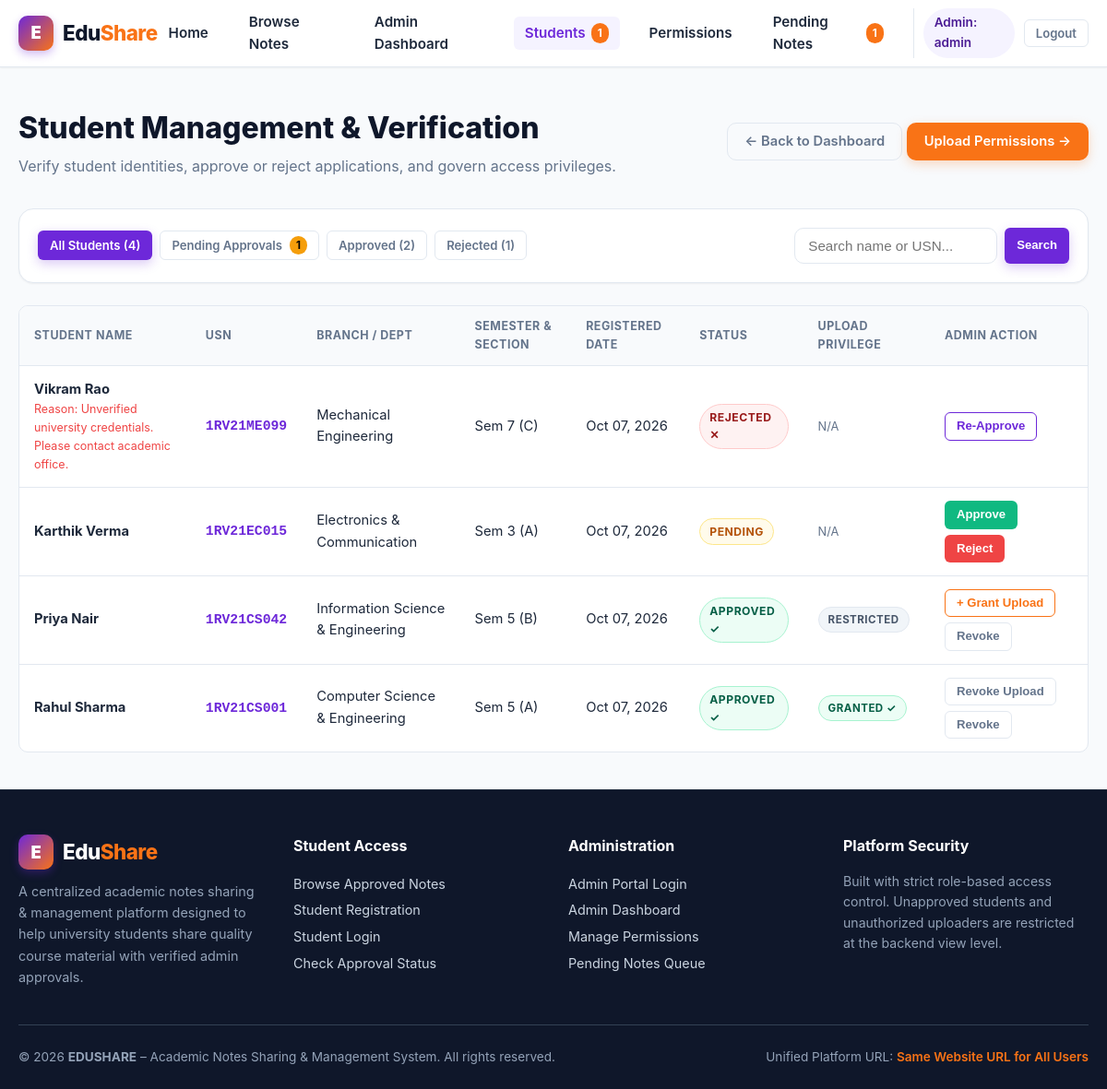
Page /admin-portal/students/ (signed in) on the committed database.
### core/models.py (models this page shows, shortened)
class Student(models.Model):
    APPROVAL_CHOICES = (
        ('PENDING', 'Pending'),
        ('APPROVED', 'Approved'),
        ('REJECTED', 'Rejected'),
    )
    user = models.OneToOneField(User, on_delete=models.CASCADE, related_name='student_profile')
    name = models.CharField(max_length=150, help_text="Full Name of the Student")
    usn = models.CharField(max_length=30, unique=True, db_index=True, help_text="University Seat Number")
    branch = models.CharField(max_length=100, help_text="Engineering/Academic Branch")
    semester = models.IntegerField(help_text="Current Semester (e.g. 1-8)")
    section = models.CharField(max_length=10, help_text="Section (e.g. A, B, C)")
    approval_status = models.CharField(max_length=20, choices=APPROVAL_CHOICES, default='PENDING', db_index=True)
    upload_permission = models.BooleanField(default=False, help_text="Explicit admin permission to upload notes")
    rejection_reason = models.TextField(blank=True, null=True, help_text="Reason if student registration was rejected")
    created_at = models.DateTimeField(auto_now_add=True)
    updated_at = models.DateTimeField(auto_now=True)
    class Meta:
        ordering = ['-created_at']
        verbose_name = 'Student'
        verbose_name_plural = 'Students'

### core/views.py (the view)
# urls.py: path('admin-portal/students/', views.admin_manage_students, name='admin_manage_students'),
@admin_required
def admin_manage_students(request):
    status_filter = request.GET.get('status', 'all').upper()
    search = request.GET.get('q', '').strip()
    students_qs = Student.objects.all().order_by('-created_at')
    if status_filter in ['PENDING', 'APPROVED', 'REJECTED']:
        students_qs = students_qs.filter(approval_status=status_filter)
    if search:
        students_qs = students_qs.filter(
            Q(name__icontains=search) |
            Q(usn__icontains=search) |
            Q(branch__icontains=search)
        )
    context = {
        'students': students_qs,
        'status_filter': status_filter,
        'search': search,
        'total_count': students_qs.count(),
        'pending_count': Student.objects.filter(approval_status='PENDING').count(),
        'approved_count': Student.objects.filter(approval_status='APPROVED').count(),
        'rejected_count': Student.objects.filter(approval_status='REJECTED').count(),
    }
    return render(request, 'core/admin_manage_students.html', context)

### core/context_processors.py (called while the page is built, shortened)
def edushare_context(request):
    context = {
        'current_student': None,
        'is_student': False,
        'is_admin': False,
        'pending_students_count': 0,
        'pending_notes_count': 0,
        'total_approved_notes_count': 0,
    }
    if request.user.is_authenticated:
        if request.user.is_staff or request.user.is_superuser:
            context['is_admin'] = True
            context['pending_students_count'] = Student.objects.filter(approval_status='PENDING').count()
            context['pending_notes_count'] = Note.objects.filter(status='PENDING').count()
    context['total_approved_notes_count'] = Note.objects.filter(status='APPROVED').count()
    return context

### templates/core/admin_manage_students.html (shortened to what this page needs)
{% extends 'base.html' %}
{% block content %}
<div class="container">
  <div style="display: flex; justify-content: space-between; align-items: center; margin-bottom: 2rem; flex-wrap: wrap; gap: 1rem;">
    <div>
      <h1 style="font-size: 2rem; font-weight: 800; color: var(--dark); margin-bottom: 0.25rem;">
        Student Management & Verification
      </h1>
      <p style="color: var(--text-muted); font-size: 1rem;">
        Verify student identities, approve or reject applications, and govern access privileges.
      </p>
    </div>
    <div>
      <a href="{% url 'admin_dashboard' %}" class="btn btn-outline-secondary">&larr; Back to Dashboard</a>
      <a href="{% url 'admin_upload_permissions' %}" class="btn btn-accent">Upload Permissions &rarr;</a>
    </div>
  </div>
  <div class="card" style="margin-bottom: 1.5rem; padding: 1.25rem;">
    <div style="display: flex; justify-content: space-between; align-items: center; flex-wrap: wrap; gap: 1rem;">
      <div style="display: flex; gap: 8px; flex-wrap: wrap;">
        <a href="{% url 'admin_manage_students' %}?status=all"
           class="btn btn-sm {% if status_filter == 'ALL' %}btn-primary{% else %}btn-outline-secondary{% endif %}">
          All Students ({{ total_count }})
        </a>
        <a href="{% url 'admin_manage_students' %}?status=pending"
           class="btn btn-sm {% if status_filter == 'PENDING' %}btn-primary{% else %}btn-outline-secondary{% endif %}">
          Pending Approvals
          {% if pending_count > 0 %}
            <span class="nav-badge" style="background: var(--warning); color: black;">{{ pending_count }}</span>
          {% endif %}
        </a>
        <a href="{% url 'admin_manage_students' %}?status=approved"
           class="btn btn-sm {% if status_filter == 'APPROVED' %}btn-primary{% else %}btn-outline-secondary{% endif %}">
          Approved ({{ approved_count }})
        </a>
        <a href="{% url 'admin_manage_students' %}?status=rejected"
           class="btn btn-sm {% if status_filter == 'REJECTED' %}btn-primary{% else %}btn-outline-secondary{% endif %}">
          Rejected ({{ rejected_count }})
        </a>
      </div>
      <form method="GET" action="{% url 'admin_manage_students' %}" style="display: flex; gap: 8px;">
        <input type="text" name="q" value="{{ search }}" class="form-control" placeholder="Search name or USN..." style="width: 220px;">
        <button type="submit" class="btn btn-sm btn-primary">Search</button>
      </form>
    </div>
  </div>
  {% if students %}
    <div class="table-responsive">
      <table class="table">
        <thead>
          <tr>
            <th>Student Name</th>
            <th>USN</th>
            <th>Branch / Dept</th>
            <th>Semester & Section</th>
            <th>Registered Date</th>
            <th>Status</th>
            <th>Upload Privilege</th>
            <th>Admin Action</th>
          </tr>
        </thead>
        <tbody>
          {% for student in students %}
            <tr>
              <td>
                <strong>{{ student.name }}</strong>
                {% if student.rejection_reason %}
                  <div style="font-size: 0.78rem; color: var(--danger);">
                    Reason: {{ student.rejection_reason }}
                  </div>
                {% endif %}
              </td>
              <td><code style="font-weight: 700; color: var(--primary);">{{ student.usn }}</code></td>
              <td>{{ student.branch }}</td>
              <td>Sem {{ student.semester }} ({{ student.section }})</td>
              <td>{{ student.created_at|date:"M d, Y" }}</td>
              <td>
                {% if student.approval_status == 'PENDING' %}
                  <span class="badge badge-pending">PENDING</span>
                {% elif student.approval_status == 'APPROVED' %}
                  <span class="badge badge-approved">APPROVED ✓</span>
                {% elif student.approval_status == 'REJECTED' %}
                  <span class="badge badge-rejected">REJECTED ✕</span>
                {% endif %}
              </td>
              <td>
                {% if student.approval_status == 'APPROVED' %}
                  {% if student.upload_permission %}
                    <span class="badge badge-approved" style="font-size: 0.72rem;">Granted ✓</span>
                  {% else %}
                    <span class="badge badge-gray" style="font-size: 0.72rem;">Restricted</span>
                  {% endif %}
                {% else %}
                  <span style="color: var(--text-muted); font-size: 0.8rem;">N/A</span>
                {% endif %}
              </td>
              <td>
                <div style="display: flex; gap: 6px; flex-wrap: wrap;">
                  {% if student.approval_status == 'PENDING' %}
                    <form method="POST" action="{% url 'admin_student_action' student.id 'approve' %}">
                      <button type="submit" class="btn btn-sm btn-success">Approve</button>
                    </form>
                    <button type="button" class="btn btn-sm btn-danger"
                            onclick="openRejectModal('{% url 'admin_student_action' student.id 'reject' %}', '{{ student.name }} ({{ student.usn }})', 'Student')">
                      Reject
                    </button>
                  {% elif student.approval_status == 'APPROVED' %}
                    {% if student.upload_permission %}
                      <form method="POST" action="{% url 'admin_student_action' student.id 'revoke_upload' %}">
                        <button type="submit" class="btn btn-sm btn-outline-secondary" title="Remove Upload Permission">
                          Revoke Upload
                        </button>
                      </form>
                    {% else %}
                      <form method="POST" action="{% url 'admin_student_action' student.id 'grant_upload' %}">
                        <button type="submit" class="btn btn-sm btn-outline-accent" title="Grant Upload Permission">
                          + Grant Upload
                        </button>
                      </form>
                    {% endif %}
                    <button type="button" class="btn btn-sm btn-outline-secondary"
                            onclick="openRejectModal('{% url 'admin_student_action' student.id 'reject' %}', '{{ student.name }} ({{ student.usn }})', 'Student')">
                      Revoke
                    </button>
                  {% elif student.approval_status == 'REJECTED' %}
                    <form method="POST" action="{% url 'admin_student_action' student.id 'approve' %}">
                      <button type="submit" class="btn btn-sm btn-outline-primary">Re-Approve</button>
                    </form>
                  {% endif %}
                </div>
              </td>
            </tr>
          {% endfor %}
        </tbody>
      </table>
    </div>
  {% else %}
    <div class="card" style="text-align: center; padding: 3rem 1rem;">
      <h3 style="color: var(--dark); margin-bottom: 0.5rem;">No Students Found</h3>
      <p style="color: var(--text-muted);">No records matching the selected status or search filter.</p>
    </div>
  {% endif %}
</div>
{% endblock %}

### templates/base.html (shortened to what this page needs)
{% load static %}
<!DOCTYPE html>
<html lang="en">
<head>
  <link rel="stylesheet" href="{% static 'css/edushare.css' %}">
</head>
<body>
  <header class="navbar">
    <div class="container navbar-inner">
      <a href="{% url 'home' %}" class="brand">
        <div class="brand-icon">E</div>
        <div class="brand-text">Edu<span>Share</span></div>
      </a>
      <ul class="nav-links" id="navLinks">
        <li class="nav-item {% if request.resolver_match.url_name == 'home' %}active{% endif %}">
          <a href="{% url 'home' %}">Home</a>
        </li>
        <li class="nav-item {% if request.resolver_match.url_name == 'browse_notes' %}active{% endif %}">
          <a href="{% url 'browse_notes' %}">Browse Notes</a>
        </li>
        {% if is_admin %}
          <li class="nav-item {% if request.resolver_match.url_name == 'admin_dashboard' %}active{% endif %}">
            <a href="{% url 'admin_dashboard' %}">Admin Dashboard</a>
          </li>
          <li class="nav-item {% if request.resolver_match.url_name == 'admin_manage_students' %}active{% endif %}">
            <a href="{% url 'admin_manage_students' %}">
              Students
              {% if pending_students_count > 0 %}
                <span class="nav-badge">{{ pending_students_count }}</span>
              {% endif %}
            </a>
          </li>
          <li class="nav-item {% if request.resolver_match.url_name == 'admin_upload_permissions' %}active{% endif %}">
            <a href="{% url 'admin_upload_permissions' %}">Permissions</a>
          </li>
          <li class="nav-item {% if request.resolver_match.url_name == 'admin_pending_notes' %}active{% endif %}">
            <a href="{% url 'admin_pending_notes' %}">
              Pending Notes
              {% if pending_notes_count > 0 %}
                <span class="nav-badge">{{ pending_notes_count }}</span>
              {% endif %}
            </a>
          </li>
          <li class="nav-user">
            <span class="nav-user-tag">Admin: {{ request.user.username }}</span>
            <a href="{% url 'logout' %}" class="btn btn-sm btn-outline-secondary">Logout</a>
          </li>
        {% endif %}
      </ul>
    </div>
  </header>
  <main>
    {% block content %}{% endblock %}
  </main>
  <footer class="footer">
    <div class="container">
      <div style="display: grid; grid-template-columns: repeat(auto-fit, minmax(220px, 1fr)); gap: 2rem; margin-bottom: 2rem;">
        <div>
          <div class="brand" style="color: white; margin-bottom: 0.75rem;">
            <div class="brand-icon">E</div>
            <div>Edu<span style="color: var(--accent);">Share</span></div>
          </div>
          <p style="font-size: 0.9rem; line-height: 1.6;">
            A centralized academic notes sharing & management platform designed to help university students share quality course material with verified admin approvals.
          </p>
        </div>
        <div>
          <h4 style="color: white; font-size: 1rem; margin-bottom: 0.85rem;">Student Access</h4>
          <ul style="list-style: none; font-size: 0.9rem; line-height: 2;">
            <li><a href="{% url 'browse_notes' %}">Browse Approved Notes</a></li>
            <li><a href="{% url 'student_register' %}">Student Registration</a></li>
            <li><a href="{% url 'student_login' %}">Student Login</a></li>
            <li><a href="{% url 'waiting_approval' %}">Check Approval Status</a></li>
          </ul>
        </div>
        <div>
          <h4 style="color: white; font-size: 1rem; margin-bottom: 0.85rem;">Administration</h4>
          <ul style="list-style: none; font-size: 0.9rem; line-height: 2;">
            <li><a href="{% url 'admin_login' %}">Admin Portal Login</a></li>
            <li><a href="{% url 'admin_dashboard' %}">Admin Dashboard</a></li>
            <li><a href="{% url 'admin_upload_permissions' %}">Manage Permissions</a></li>
            <li><a href="{% url 'admin_pending_notes' %}">Pending Notes Queue</a></li>
          </ul>
        </div>
        <div>
          <h4 style="color: white; font-size: 1rem; margin-bottom: 0.85rem;">Platform Security</h4>
          <p style="font-size: 0.88rem; line-height: 1.6;">
            Built with strict role-based access control. Unapproved students and unauthorized uploaders are restricted at the backend view level.
          </p>
        </div>
      </div>
      <div class="footer-bottom">
        <div>
          &copy; 2026 <strong>EDUSHARE</strong> – Academic Notes Sharing & Management System. All rights reserved.
        </div>
        <div>
          Unified Platform URL: <span style="color: var(--accent); font-weight: 600;">Same Website URL for All Users</span>
        </div>
      </div>
    </div>
  </footer>
</body>
</html>

### rows in the picture
Student: name "Vikram Rao", rejection_reason "Unverified university credentials. Please contact academic office.", usn "1RV21ME099", branch "Mechanical Engineering", semester "7", section "C", created_at "Oct 07, 2026", approval_status "REJECTED ✕"
Student: name "Karthik Verma", usn "1RV21EC015", branch "Electronics & Communication", semester "3", section "A", created_at "Oct 07, 2026", approval_status "PENDING"
Student: name "Priya Nair", usn "1RV21CS042", branch "Information Science & Engineering", semester "5", section "B", created_at "Oct 07, 2026", approval_status "APPROVED ✓"
Student: name "Rahul Sharma", usn "1RV21CS001", branch "Computer Science & Engineering", semester "5", section "A", created_at "Oct 07, 2026", approval_status "APPROVED ✓"

### other values in the picture
{{ pending_students_count }} "1"
{{ pending_notes_count }} "1"
{{ request.user.username }} "admin"
{{ total_count }} "4"
{{ pending_count }} "1"
{{ approved_count }} "2"
{{ rejected_count }} "1"
